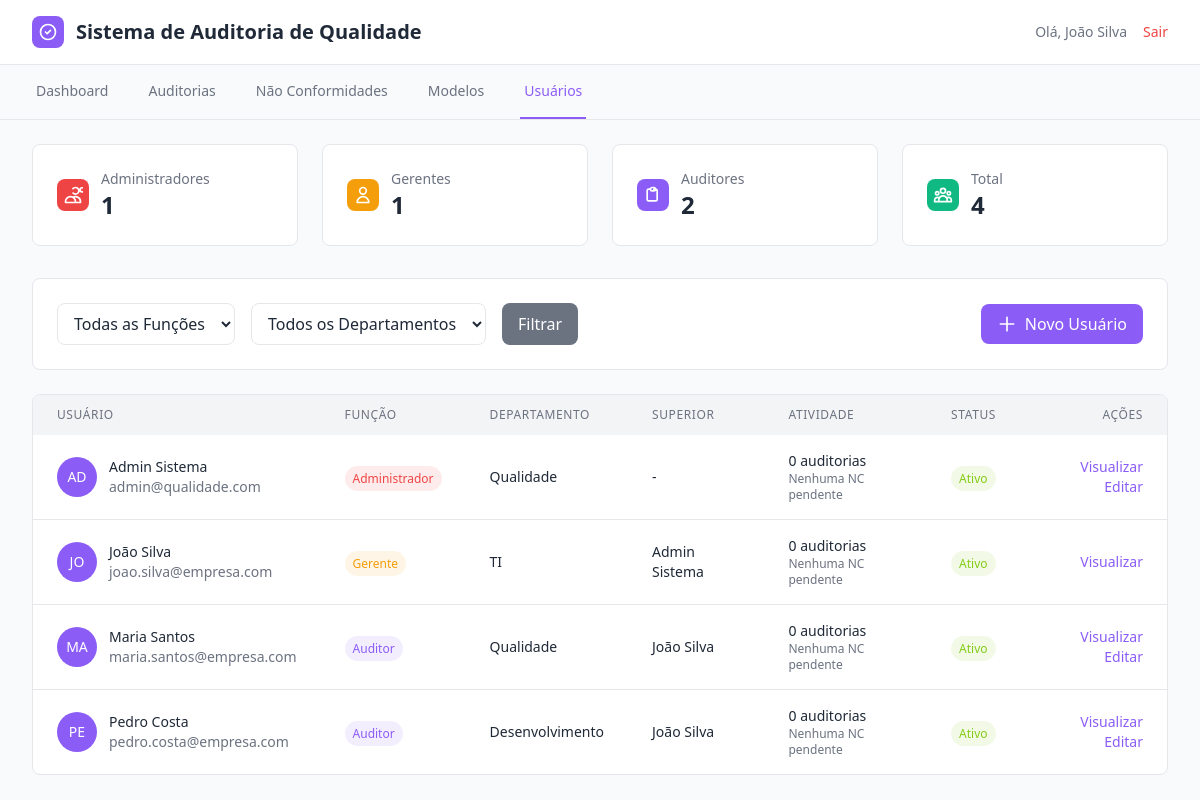
The page /usuarios.php (signed in) on the database its author committed.
### tables this page shows
CREATE TABLE usuarios (
    id INT AUTO_INCREMENT PRIMARY KEY,
    nome VARCHAR(255) NOT NULL,
    email VARCHAR(255) UNIQUE NOT NULL,
    senha VARCHAR(255) NOT NULL,
    funcao ENUM('auditor', 'gerente', 'admin') DEFAULT 'auditor',
    departamento VARCHAR(100),
    superior_id INT,
    criado_em TIMESTAMP DEFAULT CURRENT_TIMESTAMP,
    atualizado_em TIMESTAMP DEFAULT CURRENT_TIMESTAMP ON UPDATE CURRENT_TIMESTAMP,
    FOREIGN KEY (superior_id) REFERENCES usuarios(id)
);

### includes/auth.php (called while the page is built, shortened)
<?php
function getUsuarioAtual() {
    $database = new Conexao();
    $db = $database->getConexao();
    $query = "SELECT * FROM usuarios WHERE id = :id";
    $stmt = $db->prepare($query);
    $stmt->bindParam(':id', $_SESSION['id_usuario']);
    $stmt->execute();
    return $stmt->fetch();
}
?>

### usuarios.php (the view, shortened to what this page needs)
<?php
require_once 'includes/auth.php';
$usuario = getUsuarioAtual();
$database = new Conexao();
$db = $database->getConexao();
$where_conditions = [];
$where_clause = !empty($where_conditions) ? 'WHERE ' . implode(' AND ', $where_conditions) : '';
$query = "SELECT u.*, s.nome as nome_superior,
          (SELECT COUNT(*) FROM auditorias WHERE auditor_id = u.id) as total_auditorias,
          (SELECT COUNT(*) FROM nao_conformidades WHERE responsavel_id = u.id AND status IN ('aberto', 'em_progresso')) as ncs_pendentes
          FROM usuarios u
          LEFT JOIN usuarios s ON u.superior_id = s.id
          $where_clause
          ORDER BY u.nome";
$stmt = $db->prepare($query);
$stmt->execute();
$usuarios = $stmt->fetchAll();
$query = "SELECT funcao, COUNT(*) as total FROM usuarios GROUP BY funcao";
$stmt = $db->prepare($query);
$stmt->execute();
$stats_funcao = [];
foreach ($stmt->fetchAll() as $row) {
    $stats_funcao[$row['funcao']] = $row['total'];
}
?>
<!DOCTYPE html>
<html lang="pt-BR">
<head>
    <script src="https://cdn.tailwindcss.com"></script>
    <script src="assets/css/tailwind-config.js"></script>
    <link rel="stylesheet" href="assets/css/style.css">
</head>
<body class="bg-background">
    <header class="bg-card border-b border-border">
        <div class="max-w-7xl mx-auto px-4 sm:px-6 lg:px-8">
            <div class="flex justify-between items-center py-4">
                <div class="flex items-center">
                    <div class="h-8 w-8 bg-accent rounded-lg flex items-center justify-center mr-3">
                        <svg class="h-5 w-5 text-accent-foreground" fill="none" stroke="currentColor" viewBox="0 0 24 24">
                            <path stroke-linecap="round" stroke-linejoin="round" stroke-width="2" d="M9 12l2 2 4-4m6 2a9 9 0 11-18 0 9 9 0 0118 0z"></path>
                        </svg>
                    </div>
                    <h1 class="text-xl font-bold text-foreground">Sistema de Auditoria de Qualidade</h1>
                </div>
                <div class="flex items-center space-x-4">
                    <span class="text-sm text-muted-foreground">Olá, <?php echo htmlspecialchars($usuario['nome']); ?></span>
                    <a href="logout.php" class="text-sm text-destructive hover:text-destructive/80">Sair</a>
                </div>
            </div>
        </div>
    </header>
    <nav class="bg-sidebar border-b border-sidebar-border">
        <div class="max-w-7xl mx-auto px-4 sm:px-6 lg:px-8">
            <div class="flex space-x-8">
                <a href="index.php" class="border-b-2 border-transparent text-sidebar-foreground hover:text-sidebar-accent hover:border-sidebar-accent py-4 px-1 text-sm font-medium">Dashboard</a>
                <a href="auditorias.php" class="border-b-2 border-transparent text-sidebar-foreground hover:text-sidebar-accent hover:border-sidebar-accent py-4 px-1 text-sm font-medium">Auditorias</a>
                <a href="nao-conformidades.php" class="border-b-2 border-transparent text-sidebar-foreground hover:text-sidebar-accent hover:border-sidebar-accent py-4 px-1 text-sm font-medium">Não Conformidades</a>
                <a href="modelos.php" class="border-b-2 border-transparent text-sidebar-foreground hover:text-sidebar-accent hover:border-sidebar-accent py-4 px-1 text-sm font-medium">Modelos</a>
                <a href="usuarios.php" class="border-b-2 border-sidebar-accent text-sidebar-accent py-4 px-1 text-sm font-medium">Usuários</a>
            </div>
        </div>
    </nav>
    <main class="max-w-7xl mx-auto py-6 px-4 sm:px-6 lg:px-8">
        <div class="grid grid-cols-1 md:grid-cols-4 gap-6 mb-8">
            <div class="bg-card rounded-lg p-6 border border-border">
                <div class="flex items-center">
                    <div class="h-8 w-8 bg-destructive rounded-lg flex items-center justify-center mr-3">
                        <svg class="h-5 w-5 text-white" fill="none" stroke="currentColor" viewBox="0 0 24 24">
                            <path stroke-linecap="round" stroke-linejoin="round" stroke-width="2" d="M12 4.354a4 4 0 110 5.292M15 21H3v-1a6 6 0 0112 0v1zm0 0h6v-1a6 6 0 00-9-5.197m13.5-9a2.5 2.5 0 11-5 0 2.5 2.5 0 015 0z"></path>
                        </svg>
                    </div>
                    <div>
                        <p class="text-sm font-medium text-muted-foreground">Administradores</p>
                        <p class="text-2xl font-bold text-foreground"><?php echo $stats_funcao['admin'] ?? 0; ?></p>
                    </div>
                </div>
            </div>
            <div class="bg-card rounded-lg p-6 border border-border">
                <div class="flex items-center">
                    <div class="h-8 w-8 bg-chart-3 rounded-lg flex items-center justify-center mr-3">
                        <svg class="h-5 w-5 text-white" fill="none" stroke="currentColor" viewBox="0 0 24 24">
                            <path stroke-linecap="round" stroke-linejoin="round" stroke-width="2" d="M16 7a4 4 0 11-8 0 4 4 0 018 0zM12 14a7 7 0 00-7 7h14a7 7 0 00-7-7z"></path>
                        </svg>
                    </div>
                    <div>
                        <p class="text-sm font-medium text-muted-foreground">Gerentes</p>
                        <p class="text-2xl font-bold text-foreground"><?php echo $stats_funcao['gerente'] ?? 0; ?></p>
                    </div>
                </div>
            </div>
            <div class="bg-card rounded-lg p-6 border border-border">
                <div class="flex items-center">
                    <div class="h-8 w-8 bg-chart-1 rounded-lg flex items-center justify-center mr-3">
                        <svg class="h-5 w-5 text-white" fill="none" stroke="currentColor" viewBox="0 0 24 24">
                            <path stroke-linecap="round" stroke-linejoin="round" stroke-width="2" d="M9 5H7a2 2 0 00-2 2v10a2 2 0 002 2h8a2 2 0 002-2V7a2 2 0 00-2-2h-2M9 5a2 2 0 002 2h2a2 2 0 002-2M9 5a2 2 0 012-2h2a2 2 0 012 2"></path>
                        </svg>
                    </div>
                    <div>
                        <p class="text-sm font-medium text-muted-foreground">Auditores</p>
                        <p class="text-2xl font-bold text-foreground"><?php echo $stats_funcao['auditor'] ?? 0; ?></p>
                    </div>
                </div>
            </div>
            <div class="bg-card rounded-lg p-6 border border-border">
                <div class="flex items-center">
                    <div class="h-8 w-8 bg-chart-4 rounded-lg flex items-center justify-center mr-3">
                    </div>
                    <div>
                        <p class="text-sm font-medium text-muted-foreground">Total</p>
                        <p class="text-2xl font-bold text-foreground"><?php echo count($usuarios); ?></p>
                    </div>
                </div>
            </div>
        </div>
        <div class="bg-card rounded-lg border border-border p-6 mb-6">
            <div class="flex flex-col md:flex-row md:items-center md:justify-between space-y-4 md:space-y-0">
                <div class="flex flex-col md:flex-row space-y-4 md:space-y-0 md:space-x-4">
                    <form method="GET" class="flex flex-col md:flex-row space-y-4 md:space-y-0 md:space-x-4">
                        <div>
                            <select name="funcao" class="px-3 py-2 bg-input border border-border rounded-lg focus:outline-none focus:ring-2 focus:ring-accent">
                                <option value="">Todas as Funções</option>
                            </select>
                        </div>
                        <div>
                            <select name="departamento" class="px-3 py-2 bg-input border border-border rounded-lg focus:outline-none focus:ring-2 focus:ring-accent">
                                <option value="">Todos os Departamentos</option>
                            </select>
                        </div>
                        <button type="submit" class="px-4 py-2 bg-secondary text-secondary-foreground hover:bg-secondary/90 rounded-lg transition-colors">
                            Filtrar
                        </button>
                    </form>
                </div>
                <a href="create-usuario.php" class="inline-flex items-center px-4 py-2 bg-accent text-accent-foreground hover:bg-accent/90 rounded-lg transition-colors">
                    <svg class="h-5 w-5 mr-2" fill="none" stroke="currentColor" viewBox="0 0 24 24">
                        <path stroke-linecap="round" stroke-linejoin="round" stroke-width="2" d="M12 4v16m8-8H4"></path>
                    </svg>
                    Novo Usuário
                </a>
            </div>
        </div>
        <div class="bg-card rounded-lg border border-border overflow-hidden">
            <div class="overflow-x-auto">
                <table class="w-full">
                    <thead class="bg-muted">
                        <tr>
                            <th class="px-6 py-3 text-left text-xs font-medium text-muted-foreground uppercase tracking-wider">Usuário</th>
                            <th class="px-6 py-3 text-left text-xs font-medium text-muted-foreground uppercase tracking-wider">Função</th>
                            <th class="px-6 py-3 text-left text-xs font-medium text-muted-foreground uppercase tracking-wider">Departamento</th>
                            <th class="px-6 py-3 text-left text-xs font-medium text-muted-foreground uppercase tracking-wider">Superior</th>
                            <th class="px-6 py-3 text-left text-xs font-medium text-muted-foreground uppercase tracking-wider">Atividade</th>
                            <th class="px-6 py-3 text-left text-xs font-medium text-muted-foreground uppercase tracking-wider">Status</th>
                            <th class="px-6 py-3 text-right text-xs font-medium text-muted-foreground uppercase tracking-wider">Ações</th>
                        </tr>
                    </thead>
                    <tbody class="divide-y divide-border">
                        <?php foreach ($usuarios as $user): ?>
                        <tr class="hover:bg-muted/50">
                            <td class="px-6 py-4">
                                <div class="flex items-center">
                                    <div class="h-10 w-10 bg-accent rounded-full flex items-center justify-center mr-3">
                                        <span class="text-sm font-medium text-accent-foreground">
                                            <?php echo strtoupper(substr($user['nome'], 0, 2)); ?>
                                        </span>
                                    </div>
                                    <div>
                                        <div class="text-sm font-medium text-foreground"><?php echo htmlspecialchars($user['nome']); ?></div>
                                        <div class="text-sm text-muted-foreground"><?php echo htmlspecialchars($user['email']); ?></div>
                                    </div>
                                </div>
                            </td>
                            <td class="px-6 py-4">
                                <span class="px-2 py-1 text-xs font-medium rounded-full
                                    <?php
                                    switch($user['funcao']) {
                                        case 'admin': echo 'bg-destructive/10 text-destructive'; break;
                                        case 'gerente': echo 'bg-chart-3/10 text-chart-3'; break;
                                        case 'auditor': echo 'bg-chart-1/10 text-chart-1'; break;
                                    }
                                    ?>">
                                    <?php
                                    switch($user['funcao']) {
                                        case 'admin': echo 'Administrador'; break;
                                        case 'gerente': echo 'Gerente'; break;
                                        case 'auditor': echo 'Auditor'; break;
                                    }
                                    ?>
                                </span>
                            </td>
                            <td class="px-6 py-4 text-sm text-foreground"><?php echo htmlspecialchars($user['departamento'] ?? '-'); ?></td>
                            <td class="px-6 py-4 text-sm text-foreground"><?php echo htmlspecialchars($user['nome_superior'] ?? '-'); ?></td>
                            <td class="px-6 py-4">
                                <div class="text-sm text-foreground"><?php echo $user['total_auditorias']; ?> auditorias</div>
                                <?php if ($user['ncs_pendentes'] > 0): ?>
                                    <div class="text-xs text-destructive"><?php echo $user['ncs_pendentes']; ?> NCs pendentes</div>
                                <?php else: ?>
                                    <div class="text-xs text-muted-foreground">Nenhuma NC pendente</div>
                                <?php endif; ?>
                            </td>
                            <td class="px-6 py-4">
                                <span class="px-2 py-1 text-xs font-medium rounded-full bg-chart-5/10 text-chart-5">
                                    Ativo
                                </span>
                            </td>
                            <td class="px-6 py-4 text-right text-sm font-medium space-x-2">
                                <a href="view-usuario.php?id=<?php echo $user['id']; ?>"
                                   class="text-chart-1 hover:text-chart-1/80">Visualizar</a>
                                <?php if ($user['id'] != $usuario['id']): ?>
                                    <a href="edit-usuario.php?id=<?php echo $user['id']; ?>"
                                       class="text-accent hover:text-accent/80">Editar</a>
                                <?php endif; ?>
                            </td>
                        </tr>
                        <?php endforeach; ?>
                    </tbody>
                </table>
            </div>
        </div>
    </main>
</body>
</html>

### assets/css/style.css (style rules this page uses)
* { margin: 0; padding: 0; box-sizing: border-box; }
html { scroll-behavior: smooth; overflow-x: hidden; }
body { font-family: "Segoe UI", Tahoma, Geneva, Verdana, sans-serif; background-color: #f8fafc; color: #1f2937; line-height: 1.6; overflow-x: hidden; min-height: 100vh; }
.text-right { text-align: right; }
.flex { display: flex; }
.justify-between { justify-content: space-between; }
.items-center { align-items: center; }
.container, main, header, nav { max-width: 100%; overflow-x: hidden; }

### rows shown on the page
usuarios: nome "João Silva", nome "JO", email "joao.silva@empresa.com", funcao "Gerente", departamento "TI", superior.nome "Admin Sistema", total_auditorias "0"
usuarios: nome "AD", nome "Admin Sistema", email "admin@qualidade.com", funcao "Administrador", departamento "Qualidade", nome_superior "-", total_auditorias "0"
usuarios: nome "MA", nome "Maria Santos", email "maria.santos@empresa.com", funcao "Auditor", departamento "Qualidade", superior.nome "João Silva", total_auditorias "0"
usuarios: nome "PE", nome "Pedro Costa", email "pedro.costa@empresa.com", funcao "Auditor", departamento "Desenvolvimento", superior.nome "João Silva", total_auditorias "0"

### other values the page prints
$stats_funcao['admin'] "1"
$stats_funcao['gerente'] "1"
$stats_funcao['auditor'] "2"
count($usuarios) "4"
